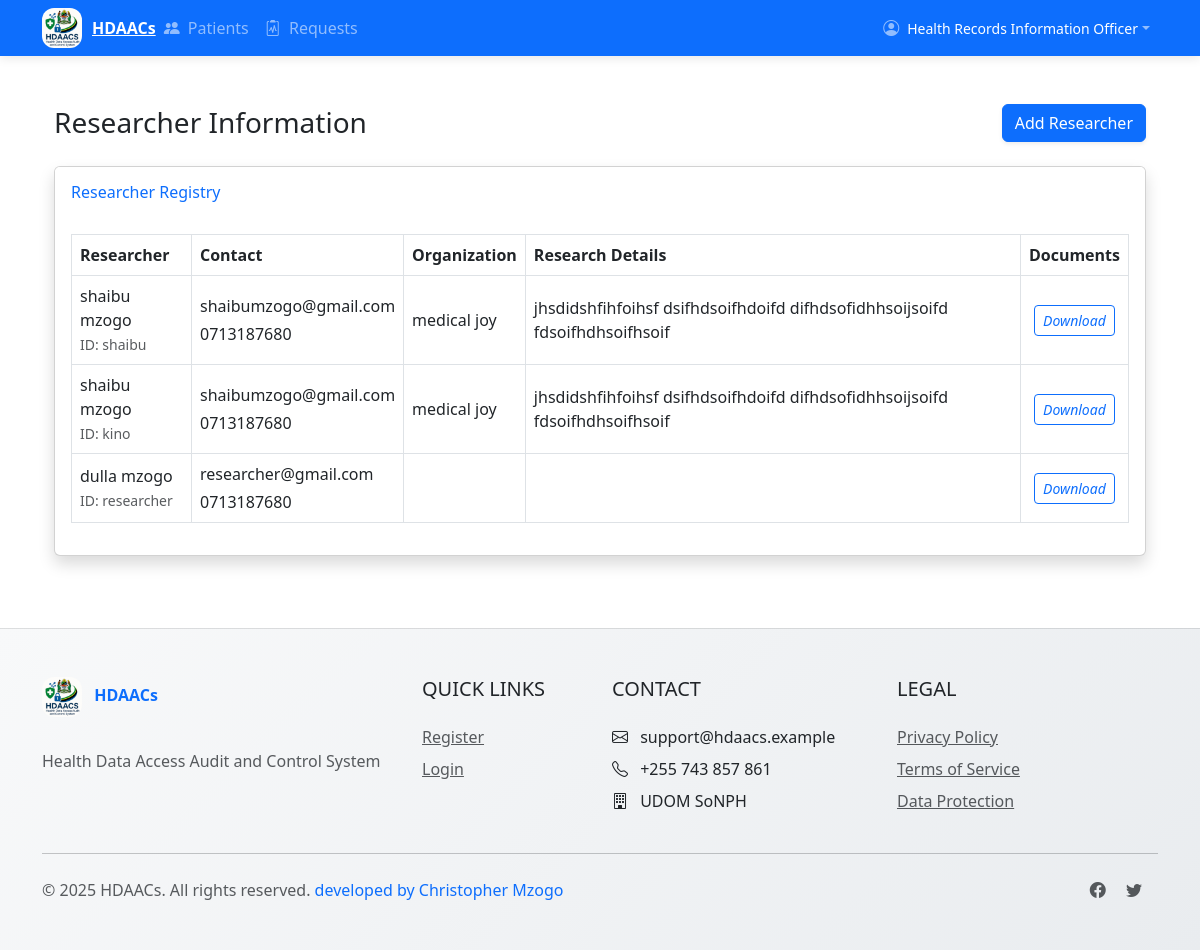
/researcher-info/ (signed in), run on the app's committed database.
### accounts/models.py (models this page shows, shortened)
class CustomUser(AbstractUser):
    FACILITY_CHOICES = [
        ('FAC1', 'Main Hospital'),
        ('FAC2', 'Regional Clinic'),
    ]
    ROLE_CHOICES = [
        ('HRIO', 'Health Records Information Officer'),
        ('DOCTOR', 'Doctor'),
        ('NURSE', 'Nurse'),
        ('PHARMACIST', 'Pharmacist'),
        ('ICT', 'ICT Staff'),
        ('HOD', 'Head of Department'),
        ('ADMIN', 'System Administrator'),
        ('AUDITOR', 'Auditor'),
        ('RESEARCHER', 'Researcher'),
    ]
    facility = models.CharField(max_length=50, choices=FACILITY_CHOICES, blank=True, null=True)
    role = models.CharField(max_length=20, choices=ROLE_CHOICES)
    department = models.CharField(max_length=100, blank=True, null=True)
    phone_number = models.CharField(max_length=20, blank=True, null=True)

class ResearcherProfile(models.Model):
    user = models.OneToOneField(CustomUser, on_delete=models.CASCADE, related_name='researcher_profile')
    company = models.CharField(max_length=100)
    data_sought = models.TextField()
    hr_document = models.FileField(upload_to='hr_documents/')

### accounts/views.py (the view)
# urls.py: path('researcher-info/', views.researcher_info, name='researcher_info'),
@login_required
def researcher_info(request):
    if request.user.role not in ['HRIO', 'ADMIN']:
        raise PermissionDenied("You don't have permission to view this page")
    researchers = CustomUser.objects.filter(role='RESEARCHER').select_related('researcher_profile')
    context = {
        'researchers': researchers,
    }
    return render(request, 'accounts/researcher_info.html', context)

### accounts/templates/accounts/researcher_info.html (shortened to what this page needs)
{% extends 'base.html' %}
{% load static %}
{% block content %}
<div class="container-fluid py-4">
    <div class="d-sm-flex align-items-center justify-content-between mb-4">
        <h1 class="h3 mb-0 text-gray-800">
            Researcher Information
        </h1>
        <a href="{% url 'add_researcher' %}" class="d-none d-sm-inline-block btn btn-primary shadow-sm">
             Add Researcher
        </a>
    </div>
    <div class="card shadow mb-4">
        <div class="card-header py-3 bg-white border-bottom-0">
            <h6 class="m-0 font-weight-bold text-primary">
                 Researcher Registry
            </h6>
        </div>
        <div class="card-body">
            <div class="table-responsive">
                <table class="table table-bordered table-hover" width="100%" cellspacing="0">
                    <thead class="thead-light">
                        <tr>
                            <th class="w-20">Researcher</th>
                            <th class="w-20">Contact</th>
                            <th class="w-20">Organization</th>
                            <th class="w-30">Research Details</th>
                            <th class="w-10">Documents</th>
                        </tr>
                    </thead>
                    <tbody>
                        {% for researcher in researchers %}
                        <tr class="align-middle">
                            <td>
                                <div class="font-weight-bold">{{ researcher.get_full_name }}</div>
                                <small class="text-muted">ID: {{ researcher.username }}</small>
                            </td>
                            <td>
                                <div>{{ researcher.email }}</div>
                                {% if researcher.phone_number %}
                                <div class="mt-1">{{ researcher.phone_number }}</div>
                                {% endif %}
                            </td>
                            <td>
                                <div class="d-flex align-items-center">
                                    <span>{{ researcher.researcher_profile.company }}</span>
                                </div>
                            </td>
                            <td>
                                <div class="research-details">
                                    {{ researcher.researcher_profile.data_sought|truncatechars:100 }}
                                </div>
                            </td>
                            <td class="text-center">
                                <a href="{% url 'download_hr_document' researcher.id %}"
                                   class="btn btn-sm btn-outline-primary"
                                   data-toggle="tooltip"
                                   title="Download HR Document"
                                   download>
                                    <i class="fas fa-file-download">Download</i>
                                </a>
                            </td>
                        </tr>
                        {% endfor %}
                    </tbody>
                </table>
            </div>
        </div>
    </div>
</div>
{% endblock %}

### templates/base.html (shortened to what this page needs)
<!DOCTYPE html>
<html lang="en">
<head>
    <link href="https://cdn.jsdelivr.net/npm/bootstrap@5.3.0/dist/css/bootstrap.min.css" rel="stylesheet">
    <link rel="stylesheet" href="https://cdn.jsdelivr.net/npm/bootstrap-icons@1.10.0/font/bootstrap-icons.css">
     <link href="https://cdn.jsdelivr.net/npm/bootstrap@5.3.0/dist/css/bootstrap.min.css" rel="stylesheet">
    <link href="https://cdn.jsdelivr.net/npm/bootstrap-icons/font/bootstrap-icons.css" rel="stylesheet">
    {% load static %}
    {% load widget_tweaks %}
    <link rel="stylesheet" href="{% static 'css/styles.css' %}">
</head>
<body>
    <nav class="navbar navbar-expand-lg navbar-dark bg-primary">
        <div class="container">
            <a class="navbar-brand-logo" href="#">
                <img src="{% static 'img/lg.jpg' %}" alt="HDAACs Logo" class="logo-img">
                <span>HDAACs</span>
            </a>
            <div class="collapse navbar-collapse" id="navbarNav">
                <ul class="navbar-nav me-auto">
                    {% if user.is_authenticated %}
                        {% if user.role == 'HRIO' %}
                            <li class="nav-item">
                                <a class="nav-link" href="{% url 'patient_list' %}">
                                    <i class="bi bi-people-fill me-1"></i> Patients
                                </a>
                            </li>
                            <li class="nav-item">
                                <a class="nav-link" href="{% url 'hrio_request_list' %}">
                                    <i class="bi bi-clipboard2-pulse me-1"></i> Requests
                                </a>
                            </li>
                        {% elif user.role in 'DOCTOR,NURSE,PHARMACIST,ICT' %}
                            <li class="nav-item">
                                <a class="nav-link" href="{% url 'request_data' %}">
                                    <i class="bi bi-file-earmark-medical me-1"></i> Request Data
                                </a>
                            </li>
                        {% elif user.role == 'HOD' %}
                            <li class="nav-item">
                                <a class="nav-link" href="{% url 'hod_notifications' %}">
                                    <i class="bi bi-bell-fill me-1"></i> Notifications
                                </a>
                            </li>
                        {% endif %}
                    {% endif %}
                </ul>
                <ul class="navbar-nav">
                    {% if user.is_authenticated %}
                        <li class="nav-item dropdown">
                            <a class="nav-link dropdown-toggle d-flex align-items-center" href="#" role="button" data-bs-toggle="dropdown">
                                <i class="bi bi-person-circle me-2"></i>
                                <div>
                                    <small class="text-white-50" style="color: white !important;">{{ user.get_role_display }}</small>
                                </div>
                            </a>
                        </li>
                    {% endif %}
                </ul>
            </div>
        </div>
    </nav>
    <main class="container my-4">
        {% block content %}{% endblock %}
    </main>
    <footer class="py-5">
        <div class="container">
            <div class="row">
                <div class="col-lg-4 mb-4 mb-lg-0">
                    <div class="footer-logo">
                        <img src="{% static 'img/lg.jpg' %}" alt="HDAACs Logo" class="logo-img me-2">
                        HDAACs
                    </div>
                    <p class="text-muted mt-3">
                        Health Data Access Audit and Control System
                    </p>
                </div>
                <div class="col-lg-2 col-md-6 mb-4 mb-md-0">
                    <h5 class="text-uppercase mb-4">Quick Links</h5>
                    <ul class="list-unstyled">
                                                 <li class="mb-2"><a href="{% url 'register' %}" class="text-muted">Register</a></li>
                        <li class="mb-2"><a href="{% url 'login' %}" class="text-muted">Login</a></li>
                    </ul>
                </div>
                <div class="col-lg-3 col-md-6 mb-4 mb-md-0">
                    <h5 class="text-uppercase mb-4">Contact</h5>
                    <ul class="list-unstyled">
                        <li class="mb-2"><i class="bi bi-envelope me-2"></i> support@hdaacs.example</li>
                        <li class="mb-2"><i class="bi bi-telephone me-2"></i> +255 743 857 861</li>
                        <li class="mb-2"><i class="bi bi-building me-2"></i> UDOM SoNPH</li>
                    </ul>
                </div>
                <div class="col-lg-3 col-md-6">
                    <h5 class="text-uppercase mb-4">Legal</h5>
                    <ul class="list-unstyled">
                        <li class="mb-2"><a href="#" class="text-muted">Privacy Policy</a></li>
                        <li class="mb-2"><a href="#" class="text-muted">Terms of Service</a></li>
                        <li class="mb-2"><a href="#" class="text-muted">Data Protection</a></li>
                    </ul>
                </div>
            </div>
            <hr class="my-4">
            <div class="row align-items-center">
                <div class="col-md-6 text-center text-md-start">
                    <p class="text-muted mb-0">© {% now "Y" %} HDAACs. All rights reserved. <span style="color: #0d6efd;">developed by Christopher Mzogo</span></p>
                </div>
                <div class="col-md-6 text-center text-md-end">
                    <a href="#" class="text-muted me-3"><i class="bi bi-facebook"></i></a>
                    <a href="#" class="text-muted me-3"><i class="bi bi-twitter"></i></a>
                </div>
            </div>
        </div>
    </footer>
</body>
</html>

### static/css/styles.css (style rules this page uses)
body { display: flex; flex-direction: column; min-height: 100vh; }
main { flex: 1; }
.card { box-shadow: 0 0.125rem 0.25rem rgba(0, 0, 0, 0.075); }
.card-header { font-weight: 500; }
.table th { white-space: nowrap; }

### templates/base.html (style rules this page uses)
.navbar-brand-logo { display: flex; align-items: center; font-weight: 700; color: white; }
.logo-img { height: 40px; margin-right: 10px; border-radius: 30%; }
.navbar { box-shadow: 0 2px 10px rgba(0,0,0,0.1); padding-top: 0.5rem; padding-bottom: 0.5rem; }
footer { background: linear-gradient(135deg, #f8f9fa 0%, #e9ecef 100%); border-top: 1px solid rgba(0,0,0,0.1); }
.footer-logo { font-weight: 700; color: #0d6efd; margin-bottom: 1rem; display: inline-block; }
.nav-link { font-weight: 500; padding: 0.5rem 1rem; border-radius: 0.25rem; transition: all 0.3s ease; }

### data on the page
CustomUser: role "Health Records Information Officer"
CustomUser: get_full_name "shaibu mzogo", username "shaibu", email "shaibumzogo@gmail.com", phone_number "0713187680", researcher_profile.company "medical joy", researcher_profile.data_sought "jhsdidshfihfoihsf dsifhdsoifhdoifd difhdsofidhhsoijsoifd fdsoifhdhsoifhsoif"
CustomUser: get_full_name "shaibu mzogo", username "kino", email "shaibumzogo@gmail.com", phone_number "0713187680", researcher_profile.company "medical joy", researcher_profile.data_sought "jhsdidshfihfoihsf dsifhdsoifhdoifd difhdsofidhhsoijsoifd fdsoifhdhsoifhsoif"
CustomUser: get_full_name "dulla mzogo", username "researcher", email "researcher@gmail.com", phone_number "0713187680"
